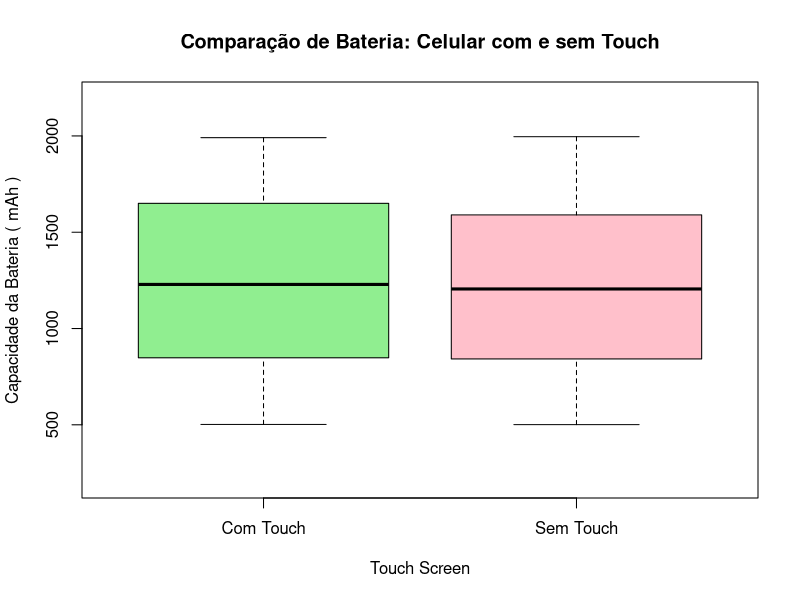
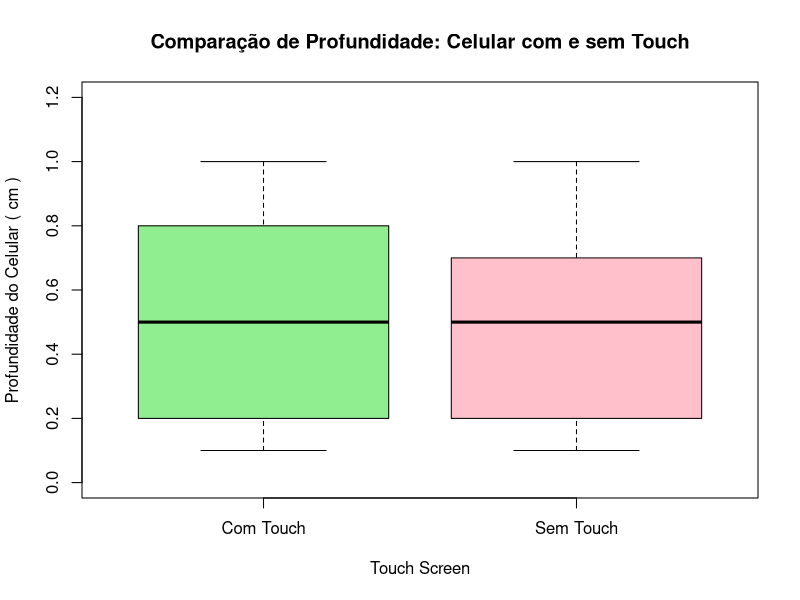
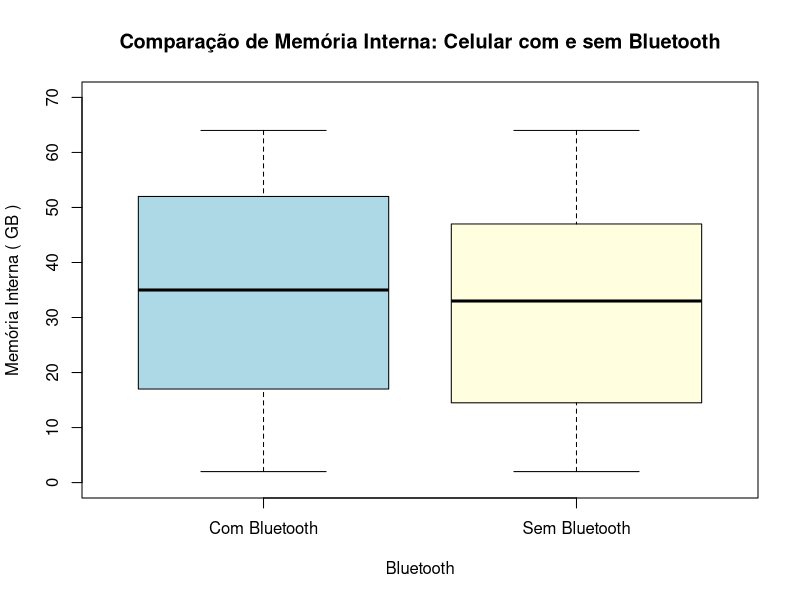

Source code (R) for these figures, in order:
#0 Leitura da base de dados e amostra aleatória simples de 600 celulares
dados <- read.csv2("mobile.csv", dec=".")

library(dplyr)
library(doBy)

set.seed("12345")
tam_amostra = 600

amostra = sample_n(dados, tam_amostra)

## Fuções para cálculo da média, desvio padrão e coeficiente de variação
cof_var <- function(values){
  return(100*sd(values)/mean(values))
}
questao01 <- function(x){
  c(media=mean(x), desvio=sd(x), cof=cof_var(x))
}

## Mudança de valores de variáveis para melhor interpretação
amostra$touch_screen = case_match(amostra$touch_screen, 0~"Sem Touch", 1~"Com Touch")
amostra$blue = case_match(amostra$blue, 0~"Sem Bluetooth", 1~"Com Bluetooth")


###########################################################################################
#1 Calcule a média, desvio padrão e coeficiente de variação para as seguintes variáveis: ##
###########################################################################################

## (a)  “battery_power”, em função das categorias da variável “touch_screen”;
resultA = summaryBy(battery_power ~ touch_screen, data=amostra, FUN = questao01)
resultA

## (b)  “m_dep”, em função das categorias da variável “touch_screen”;
resultB = summaryBy(m_dep ~ touch_screen, data=amostra, FUN = questao01)
resultB

## (c)  “int_memory”, em função das categorias da variável “blue”.
resultC = summaryBy(int_memory ~ blue, data=amostra, FUN = questao01)
resultC


###########################################################################################
#2 Faça os gráficos de caixa das análises dos itens 1a, 1b, 1c e tire conclusões. #########
###########################################################################################

## (a)  Gráfico de Caixa: “battery_power” x “touch_screen”;
boxplot(battery_power~touch_screen,
        data = amostra,
        main = "Comparação de Bateria: Celular com e sem Touch",
        xlab = "Touch Screen",
        ylab = "Capacidade da Bateria ( mAh )",
        col  = c("lightgreen","pink"),
        ylim = c(200, 2200))

## (b)  Gráfico de Caixa: “m_dep” x “touch_screen”;
boxplot(m_dep~touch_screen,
        data = amostra,
        main = "Comparação de Profundidade: Celular com e sem Touch",
        xlab = "Touch Screen",
        ylab = "Profundidade do Celular ( cm )",
        col  = c("lightgreen","pink"),
        ylim = c(0.0, 1.2))


## (c)  Gráfico de Caixa: “int_memory” x “blue”.
boxplot(int_memory~blue,
        data = amostra,
        main = "Comparação de Memória Interna: Celular com e sem Bluetooth",
        xlab = "Bluetooth",
        ylab = "Memória Interna ( GB )",
        col  = c("lightblue","lightyellow"),
        ylim = c(0,70))

